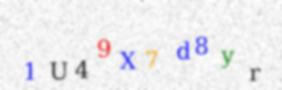
#> input picture train_data/1U49X7d8yr.jpg, 282 x 90 px, found by its file name; its folder holds 4 pictures in this run
$ python 1_captchas-eda.py
#> lines starting #> are read from the running program, lines starting #| are printed output that depends on the picture; after the words box and inside, x2 and y2 are one past the last pixel; in counts of white or black regions, pixels touching at a corner belong together; long printed decimals are rounded
import cv2
import os
import matplotlib.pyplot as plt
import numpy as np
import random


tot_size = len(os.listdir('train_data\\'))

num = random.randint(0, tot_size)
print(num)
alli = list(os.listdir('train_data\\'))
file = alli[num]
print(file)

solution = file.split('.')[0]
solution

hi = cv2.imread('train_data\\' + file)
#> hi is the input picture: shape (90, 282, 3); mean B, G, R 238.8, 236.7, 237.3

plt.imshow(hi, cmap="gray")
plt.axis('off')
plt.show()

# convert to RGB
image = cv2.cvtColor(hi, cv2.COLOR_BGR2RGB)
# convert to grayscale
gray = cv2.cvtColor(image, cv2.COLOR_RGB2GRAY)
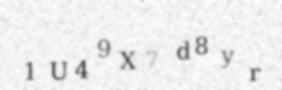
#> gray: shape (90, 282); min 84, max 255, mean 237.1


# create a binary thresholded image
_, binary = cv2.threshold(gray, 225, 255, cv2.THRESH_BINARY_INV)
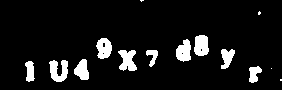
#> binary: shape (90, 282); 8.4% white; 14 white regions (4 under 20 px)
# show it
plt.imshow(binary, cmap="gray")
plt.axis('off')
plt.show()


# find the contours from the thresholded image
contours, hierarchy = cv2.findContours(binary, cv2.RETR_TREE, cv2.CHAIN_APPROX_SIMPLE)
#> contours = 18 contours, 8 with area under 20; largest, box (x1, y1, x2, y2) and area: (49, 60, 68, 82) 236, (194, 35, 209, 56) 235, (118, 50, 137, 71) 234, (96, 38, 112, 59) 228, (176, 39, 191, 62) 222
# draw all contours
image = cv2.drawContours(image, contours, -1, (0, 255, 0), 2)
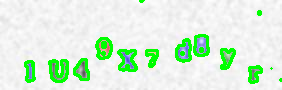
#> image: shape (90, 282, 3); mean R, G, B 218, 240.7, 219

# show the image with the drawn contours
plt.imshow(image)
plt.axis('off')
plt.show()

x = {}
for m in range(len(contours)):
    mini = 1000
    for k in range(len(contours[m])):
        first = contours[m][k][0][0]
        if first < mini:
            mini = first
    mini1 = mini
    # print(mini1)

    mini = 1000
    for k in range(len(contours[m])):
        first = contours[m][k][0][1]
        if first < mini:
            mini = first
    mini2 = mini
    # print(mini2)

    maxi = 0
    for k in range(len(contours[m])):
        first = contours[m][k][0][1]
        if first > maxi:
            maxi = first
    maxi2 = maxi
    # print(maxi2)

    maxi = 0
    for k in range(len(contours[m])):
        first = contours[m][k][0][0]
        if first > maxi:
            maxi = first
    maxi1 = maxi
    # print(maxi1)
    x[m] = maxi2 - mini2
#> this loop made 18 passes
#> (mini1, mini2, maxi2, maxi1) on passes 1 to 12: (280, 79, 80, 281), (271, 68, 68, 271), (249, 66, 82, 261), (25, 61, 81, 34), (49, 60, 81, 67), (74, 59, 79, 88), (146, 50, 66, 157), (118, 50, 70, 136), (221, 49, 68, 234), (176, 39, 61, 190), (181, 52, 54, 183), (96, 38, 58, 111)
#> after the loop, x = 18 items


biggie = sorted(x, key=x.get)
#> biggie = [1, 0, 17, 10, 12, 15, 16, 13, 2, 6, 8, 3, 5, 7, 11, 14, 4, 9]

s = {}
def plotting(num):
#> called with num = -1
    m = biggie[num]
#> m = 9
    mini = 1000
    for k in range(len(contours[m])):
        first = contours[m][k][0][0]
        if first < mini:
            mini = first
#> this loop made 30 passes
#> (first, mini) on passes 1, 2, 3, 7, 8, 10: (186, 186), (185, 185), (183, 183), (179, 179), (178, 178), (176, 176)
#> first on passes 4, 5, 6, 9, 11, 12: 183, 184, 183, 178, 176, 177
#> after the loop, mini = 176
    mini1 = mini
#> mini1 = 176
    #print(mini1)

    mini = 1000
    for k in range(len(contours[m])):
        first = contours[m][k][0][1]
        if first < mini:
            mini = first
#> this loop made 30 passes
#> (first, mini) on pass 1: (39, 39)
#> first on passes 2 to 7: 40, 40, 43, 44, 45, 45
#> after the loop, mini = 39
    mini2 = mini
#> mini2 = 39
   # print(mini2)

    maxi = 0
    for k in range(len(contours[m])):
        first = contours[m][k][0][1]
        if first > maxi:
            maxi = first
#> this loop made 30 passes
#> (first, maxi) on passes 1, 2, 4, 5, 6, 8, 9, 10, 11, 12, 13, 14: (39, 39), (40, 40), (43, 43), (44, 44), (45, 45), (46, 46), (47, 47), (49, 49), (56, 56), (57, 57), (58, 58), (59, 59)
#> first on passes 3, 7, 15, 17, 19, 20: 40, 45, 59, 60, 60, 60
#> after the loop, maxi = 61
    maxi2 = maxi
#> maxi2 = 61
    #print(maxi2)

    maxi = 0
    for k in range(len(contours[m])):
        first = contours[m][k][0][0]
        if first > maxi:
            maxi = first
#> this loop made 30 passes
#> (first, maxi) on passes 1, 20, 21, 22: (186, 186), (188, 188), (189, 189), (190, 190)
#> first on passes 2 to 7: 185, 183, 183, 184, 183, 179
#> after the loop, maxi = 190
    maxi1 = maxi
#> maxi1 = 190
    #print(maxi1)
    ret = [mini2, maxi2, mini1, maxi1]
#> ret = [39, 61, 176, 190]
    s[num] = mini1
    return ret

fig, axs = plt.subplots(2, 5)
wow = plotting(-1)
#> wow = [39, 61, 176, 190]
axs[0, 0].imshow(binary[wow[0]-2:wow[1]+2, wow[2]-2:wow[3]+2], cmap = 'gray')
axs[0,0].axis('off')
wow = plotting(-2)
#> the loop in plotting (call 2), `for k in range(len(contours[m])):` made 46 passes
#> (first, mini) on passes 1 to 4: (53, 53), (52, 52), (50, 50), (49, 49)
#> first on passes 5 to 10: 49, 50, 50, 51, 51, 54
#> the loop in plotting (call 2), `for k in range(len(contours[m])):` made 46 passes
#> (first, mini) on pass 1: (60, 60)
#> first on passes 2 to 7: 61, 61, 62, 63, 64, 72
#> the loop in plotting (call 2), `for k in range(len(contours[m])):` made 46 passes
#> (first, maxi) on passes 1, 2, 4, 5, 6, 7, 8, 9, 10, 12: (60, 60), (61, 61), (62, 62), (63, 63), (64, 64), (72, 72), (73, 73), (77, 77), (80, 80), (81, 81)
#> first on passes 3, 11, 13, 14, 15, 16: 61, 80, 81, 80, 80, 77
#> the loop in plotting (call 2), `for k in range(len(contours[m])):` made 46 passes
#> (first, maxi) on passes 1, 10, 11, 12, 13, 14, 15, 16, 18: (53, 53), (54, 54), (55, 55), (56, 56), (61, 61), (62, 62), (63, 63), (66, 66), (67, 67)
#> wow = [60, 81, 49, 67]
axs[0, 1].imshow(binary[wow[0]-2:wow[1]+2, wow[2]-2:wow[3]+2], cmap = 'gray')
axs[0,1].axis('off')
wow = plotting(-3)
#> wow = [35, 55, 194, 208]
axs[0,2].imshow(binary[wow[0]-2:wow[1]+2, wow[2]-2:wow[3]+2], cmap = 'gray')
axs[0,2].axis('off')
wow = plotting(-4)
axs[0,3].imshow(binary[wow[0]-2:wow[1]+2, wow[2]-2:wow[3]+2], cmap = 'gray')
axs[0,3].axis('off')
wow = plotting(-5)
axs[0,4].imshow(binary[wow[0]-2:wow[1]+2, wow[2]-2:wow[3]+2], cmap = 'gray')
axs[0,4].axis('off')
wow = plotting(-6)
axs[1,0].imshow(binary[wow[0]-2:wow[1]+2, wow[2]-2:wow[3]+2], cmap = 'gray')
axs[1,0].axis('off')
wow = plotting(-7)
axs[1,1].imshow(binary[wow[0]-2:wow[1]+2, wow[2]-2:wow[3]+2], cmap = 'gray')
axs[1,1].axis('off')
wow = plotting(-8)
axs[1,2].imshow(binary[wow[0]-2:wow[1]+2, wow[2]-2:wow[3]+2], cmap = 'gray')
axs[1,2].axis('off')
wow = plotting(-9)
axs[1,3].imshow(binary[wow[0]-2:wow[1]+2, wow[2]-2:wow[3]+2], cmap = 'gray')
axs[1,3].axis('off')
wow = plotting(-10)
axs[1,4].imshow(binary[wow[0]-2:wow[1]+2, wow[2]-2:wow[3]+2], cmap = 'gray')
axs[1,4].axis('off')
wow = plotting(-11)

siggie = sorted(s, key=s.get)


def checkforerror(wow):
    white = cv2.countNonZero(binary[wow[0]-2:wow[1]+2, wow[2]-2:wow[3]+2])
    total = (binary[wow[0]-2:wow[1]+2, wow[2]-2:wow[3]+2]).shape[0] * (binary[wow[0]-2:wow[1]+2, wow[2]-2:wow[3]+2]).shape[1]
    div = white/total
    if div > 0.63:
        if (wow[1] - wow[0]) - (wow[3] - wow[2]) > -5:
            return True
    elif div < 0.29:
        return True
    else: return False
def checkforerrorout(wow):
    white = cv2.countNonZero(binary[wow[0]-2:wow[1]+2, wow[2]-2:wow[3]+2])
    total = (binary[wow[0]-2:wow[1]+2, wow[2]-2:wow[3]+2]).shape[0] * (binary[wow[0]-2:wow[1]+2, wow[2]-2:wow[3]+2]).shape[1]
    div = white/total
    return div
def checkfordoubles(wow):
    if (wow[1] - wow[0]) - (wow[3] - wow[2]) < -4:
        if checkforerrorout(wow) < 0.56: return True
    elif (wow[1] - wow[0]) - (wow[3] - wow[2]) < 1:
        if checkforerrorout(wow) < 0.40: return True
    else: return False

wow = plotting(siggie[0])
plt.imshow(binary[wow[0]-2:wow[1]+2, wow[2]-2:wow[3]+2], cmap = 'gray')
print('test 1', checkforerror(wow))
#| test 1 False
print((wow[1] - wow[0]) - (wow[3] - wow[2]) < -4)
#| False
print(checkforerrorout(wow))
#| 0.4776

print((wow[1] - wow[0]) - (wow[3] - wow[2]) < 1)
#| False
print('test 2', checkfordoubles(wow))
#| test 2 False

pos = 0
a = 0
im = 0
desired = 10
fig, axs = plt.subplots(2, 5)
first = False
while a < desired:
    print('a = ', a, 'desired = ', desired)

    n1 = pos // 5
    n2 = pos % 5
    print('using position', n1, n2)
    wow = plotting(siggie[im])
    print('trying to plot ', im, 'checking for errors...')
    err = checkforerror(wow)
    errs = checkfordoubles(wow)
    print('% = ', checkforerrorout(wow))
#| % =  0.4776
    if err:
        print('Error 1 at', a)
        # plt.imshow(binary[wow[0]-2:wow[1] + 2, wow[2]-2:wow[2] + half +7], cmap = 'gray')
        # inp = str(input('Skip this image? '))
        im += 1
        print('im bumped to', im)
        wow = plotting(siggie[im])
        print('trying to plot ', im, 'checking for errors...')
        err = checkforerror(wow)
        errs = checkfordoubles(wow)
        print('% = ', checkforerrorout(wow))
        if errs:

            print('Error 2 at bumped image')
            if first == False:
                half = abs(wow[0] - wow[1]) // 2
                axs[n1, n2].imshow(binary[wow[0] - 2:wow[1] + 2, wow[2] - 2:wow[2] + half + 7], cmap='gray')
                xx = checkforerrorout(wow)
                axs[n1, n2].set_title(solution[pos] + ' ' + str(int(xx * 100)))
                axs[n1, n2].axis('off')
                im -= 1
                first = True
            else:
                axs[n1, n2].imshow(binary[wow[0] - 2:wow[1] + 2, wow[2] + half + 7:wow[3] + 2], cmap='gray')
                xx = checkforerrorout(wow)
                axs[n1, n2].set_title(solution[pos] + ' ' + str(int(xx * 100)))
                axs[n1, n2].axis('off')
                first = False


        else:
            print('No errors in bumped image')
            axs[n1, n2].imshow(binary[wow[0] - 2:wow[1] + 2, wow[2] - 2:wow[3] + 2], cmap='gray')
            # xx = checkforerrorout(wow)
            axs[n1, n2].set_title(solution[pos] + ' ' + str(int(xx * 100)))
            axs[n1, n2].axis('off')
    elif errs:
        print('Error 2 at', a)
        if first == False:
            half = abs(wow[0] - wow[1]) // 2
            axs[n1, n2].imshow(binary[wow[0] - 2:wow[1] + 2, wow[2] - 2:wow[2] + half + 8], cmap='gray')
            xx = checkforerrorout(wow)
            axs[n1, n2].set_title(solution[pos] + ' ' + str(int(xx * 100)))
            axs[n1, n2].axis('off')
            im -= 1
            first = True
        else:
            axs[n1, n2].imshow(binary[wow[0] - 2:wow[1] + 2, wow[2] + half + 8:wow[3] + 2], cmap='gray')
            xx = checkforerrorout(wow)
            axs[n1, n2].set_title(solution[pos] + ' ' + str(int(xx * 100)))
            axs[n1, n2].axis('off')
            first = False

    else:
        print('No errors found!')
        axs[n1, n2].imshow(binary[wow[0] - 2:wow[1] + 2, wow[2] - 2:wow[3] + 2], cmap='gray')
        xx = checkforerrorout(wow)
        axs[n1, n2].set_title(solution[pos] + ' ' + str(int(xx * 100)))
        axs[n1, n2].axis('off')
        print('DONE PLOTTING - im', im)

    a += 1
    pos += 1
    im += 1

plt.imshow(hi, cmap="gray")
plt.show()
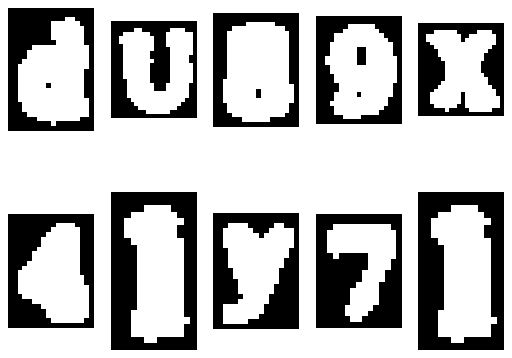
#> figure drawn by matplotlib, 10 panels
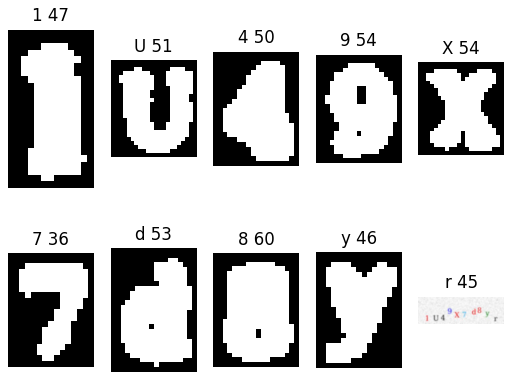
#> figure drawn by matplotlib, 10 panels; B, G, R data is drawn as R, G, B
